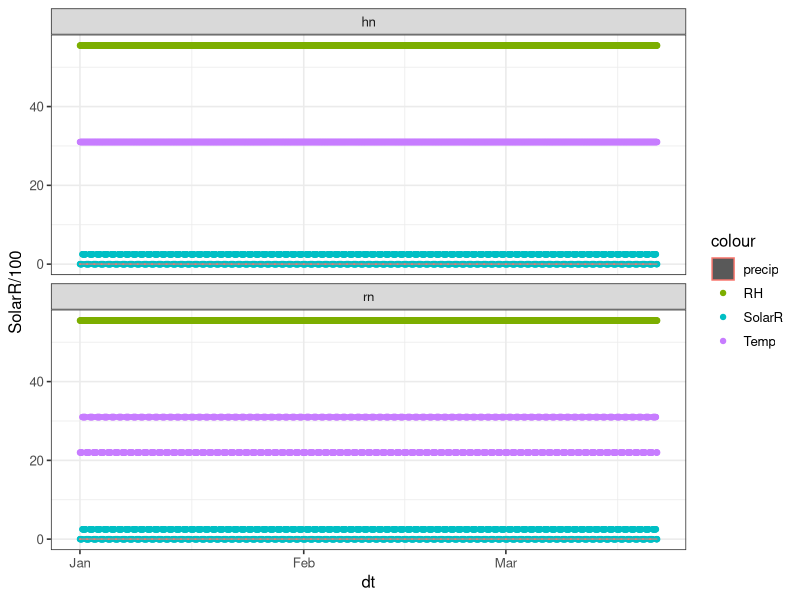
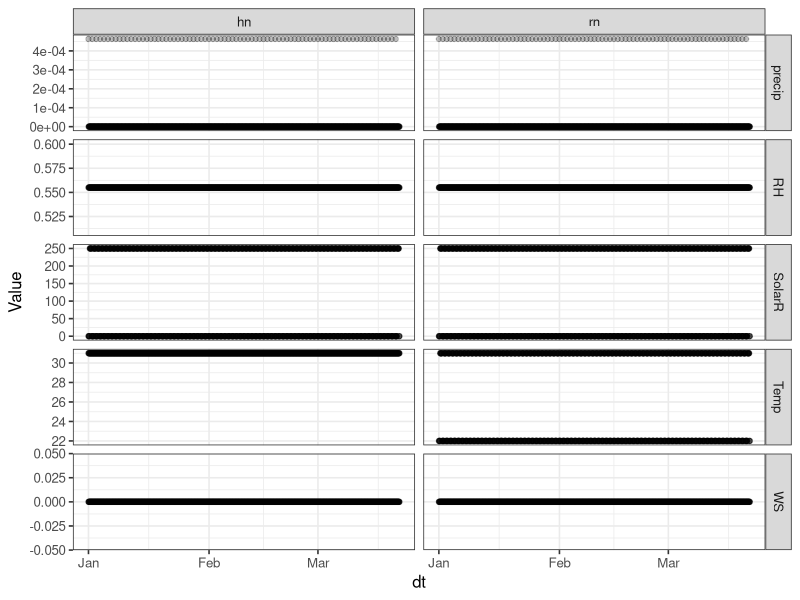

Write R code to recreate these figures, in order.
# Script to plot weather parameters used in BioCro

# Load packages
library(dplyr)
library(ggplot2)

# Import and arrange data
rn <- read.csv("../inputs/weather.rn.2019.csv") %>%
  mutate(dt = as.POSIXct((doy-1)*24*60*60 + hour*60*60, origin = "2019-01-01"),
         trt = "rn")

hn <- read.csv("../inputs/weather.hn.2019.csv") %>%
  mutate(dt = as.POSIXct((doy-1)*24*60*60 + hour*60*60, origin = "2019-01-01"),
         trt = "hn")


all_wide <- rbind.data.frame(rn, hn) %>%
  relocate(trt, dt)
all_long <- all_wide %>%
  tidyr::pivot_longer(!c(trt, dt, year, doy, hour), names_to = "Variable", values_to = "Value")

fig_all_comb <- ggplot(all_wide, aes(x = dt)) +
  geom_point(aes(y = SolarR/100, color = "SolarR")) +
  geom_point(aes(y = Temp, color = "Temp")) +
  geom_point(aes(y = RH*100, color = "RH")) +
  # geom_point(aes(y = WS, color = "WS")) +
  geom_bar(aes(y = precip*10, color = "precip"), stat = "identity") +
  theme_bw(base_size = 12) +
  facet_wrap(~trt, nrow = 3)
print(fig_all_comb)

fig_all_panel <- ggplot(all_long, aes(x = dt, y = Value)) +
  geom_point(alpha = 0.25) +
  theme_bw(base_size = 12) +
  facet_grid(cols = vars(trt), rows = vars(Variable), scales = "free_y")
print(fig_all_panel)
